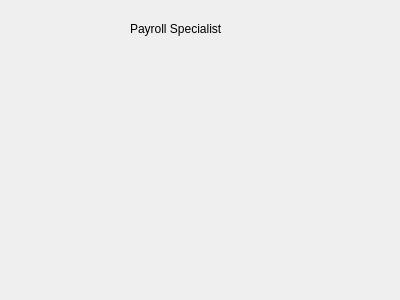
<?xml version="1.0" encoding="UTF-8"?>
<ui version="4.0">
 <class>payrollDialog</class>
 <widget class="QDialog" name="payrollDialog">
  <property name="geometry">
   <rect>
    <x>0</x>
    <y>0</y>
    <width>400</width>
    <height>300</height>
   </rect>
  </property>
  <property name="windowTitle">
   <string>Dialog</string>
  </property>
  <widget class="QLabel" name="label">
   <property name="geometry">
    <rect>
     <x>130</x>
     <y>20</y>
     <width>121</width>
     <height>17</height>
    </rect>
   </property>
   <property name="text">
    <string>Payroll Specialist</string>
   </property>
  </widget>
 </widget>
 <resources/>
 <connections/>
</ui>
